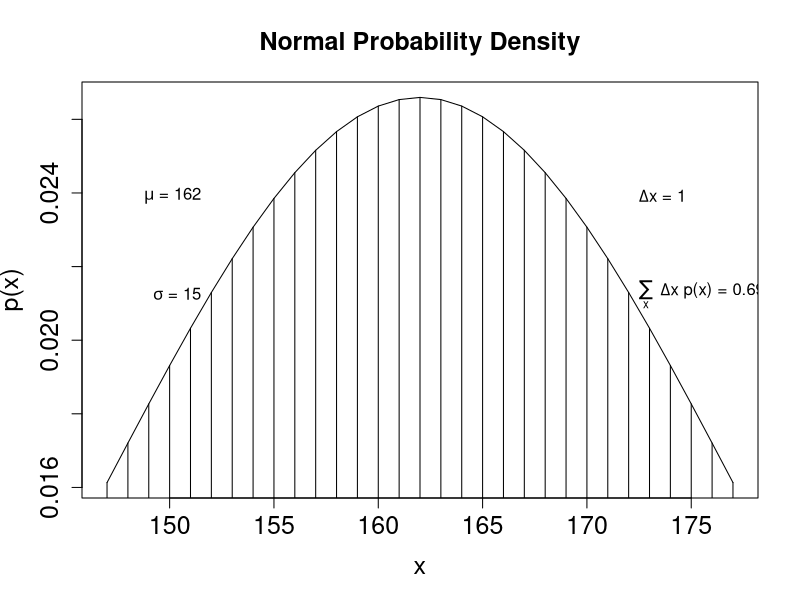

This figure's R source:
# Graph of normal probability density function, with comb of intervals.
meanval <- 162 # Specify mean of distribution.
sdval <- 15 # Specify standard deviation of distribution.
xlow <- meanval - sdval # Specify low end of x-axis.
xhigh <- meanval + sdval # Specify high end of x-axis.
dx <- 1 # Specify interval width on x-axis
# Specify comb points along the x axis:
x <- seq( from = xlow , to = xhigh , by = dx )
# Compute y values, i.e., probability density at each value of x:
y <- ( 1/(sdval*sqrt(2*pi)) ) * exp( -.5 * ((x-meanval)/sdval)^2 )
# Plot the function. "plot" draws the intervals. "lines" draws the bell curve.
plot( x , y , type="h" , lwd=1 , cex.axis=1.5, 
      xlab="x" , ylab="p(x)" , cex.lab=1.5
      , main="Normal Probability Density" , cex.main=1.5 )
lines( x , y )
# Approximate the integral as the sum of width * height for each interval.
area <- sum( dx * y )
# Display info in the graph.
text( meanval-0.7*sdval , .9*max(y) , bquote( paste(mu ," = " ,.(meanval)) )
      , adj=c(1,.5) )
text( meanval-0.7*sdval , .8*max(y) , bquote( paste(sigma ," = " ,.(sdval)) ),
      adj=c(1,.5) )
text( meanval+0.7*sdval , .9*max(y) , bquote( paste(Delta , "x = " ,.(dx)) ),
      adj=c(0,.5) )
text( meanval+0.7*sdval , .8*max(y) ,bquote(paste( sum(,x,) , " " , Delta , "x p(x) = " ,
                                           .(signif(area,3)) )), adj=c(0,.5) )
# Save the plot to an EPS file.
dev.copy2eps( file = "IntegralOfDensity.eps" )